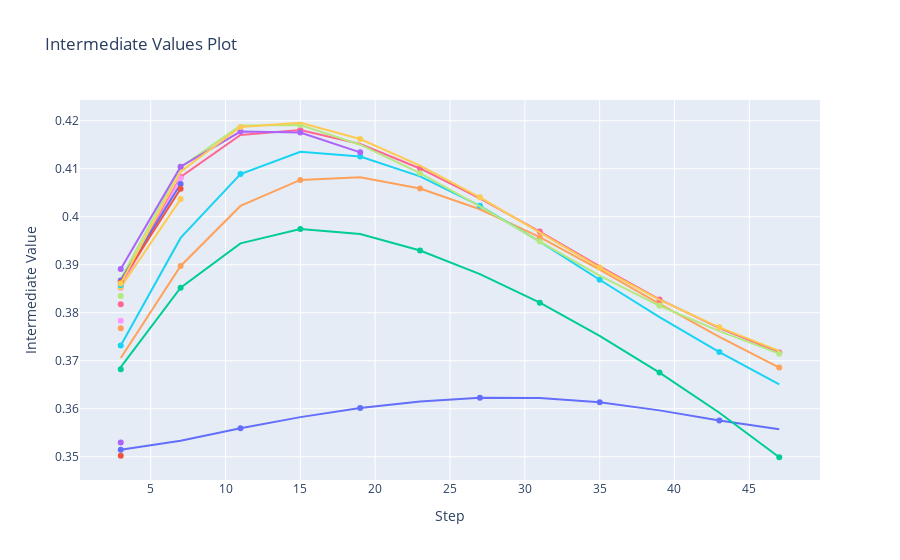

The cell this chart's notebook holds for it:
### Code cell
optuna.visualization.plot_intermediate_values(study)

### Figure 1 — Plotly figure (JSON) as saved in the notebook; plotly's stock layout.template omitted (floating-point values rounded to 4 significant figures)
{"data": [{"marker": {"maxdisplayed": 10}, "mode": "lines+markers", "name": "Trial0", "type": "scatter", "x": [3, 7, 11, 15, 19, 23, 27, 31, 35, 39, 43, 47], "y": [0.3515, 0.3533, 0.3559, 0.3583, 0.3602, 0.3615, 0.3623, 0.3623, 0.3614, 0.3597, 0.3576, 0.3557]}, {"marker": {"maxdisplayed": 10}, "mode": "lines+markers", "name": "Trial1", "type": "scatter", "x": [3], "y": [0.3502]}, {"marker": {"maxdisplayed": 10}, "mode": "lines+markers", "name": "Trial2", "type": "scatter", "x": [3, 7, 11, 15, 19, 23, 27, 31, 35, 39, 43, 47], "y": [0.3687, 0.3852, 0.3945, 0.3975, 0.3964, 0.393, 0.3881, 0.3821, 0.3752, 0.3675, 0.3592, 0.3499]}, {"marker": {"maxdisplayed": 10}, "mode": "lines+markers", "name": "Trial3", "type": "scatter", "x": [3], "y": [0.353]}, {"marker": {"maxdisplayed": 10}, "mode": "lines+markers", "name": "Trial4", "type": "scatter", "x": [3, 7, 11, 15, 19, 23, 27, 31, 35, 39, 43, 47], "y": [0.3706, 0.3897, 0.4023, 0.4077, 0.4082, 0.4059, 0.4016, 0.3958, 0.389, 0.3819, 0.375, 0.3686]}, {"marker": {"maxdisplayed": 10}, "mode": "lines+markers", "name": "Trial5", "type": "scatter", "x": [3, 7, 11, 15, 19, 23, 27, 31, 35, 39, 43, 47], "y": [0.3732, 0.3956, 0.4089, 0.4135, 0.4126, 0.4084, 0.4023, 0.3948, 0.3869, 0.3791, 0.3718, 0.3651]}, {"marker": {"maxdisplayed": 10}, "mode": "lines+markers", "name": "Trial6", "type": "scatter", "x": [3, 7, 11, 15, 19, 23, 27, 31, 35, 39, 43, 47], "y": [0.3859, 0.4083, 0.417, 0.4181, 0.4152, 0.4101, 0.4038, 0.3969, 0.3897, 0.3828, 0.3768, 0.3717]}, {"marker": {"maxdisplayed": 10}, "mode": "lines+markers", "name": "Trial7", "type": "scatter", "x": [3, 7, 11, 15, 19, 23, 27, 31, 35, 39, 43, 47], "y": [0.387, 0.4103, 0.419, 0.4191, 0.415, 0.4091, 0.4022, 0.3948, 0.3877, 0.3815, 0.3762, 0.3715]}, {"marker": {"maxdisplayed": 10}, "mode": "lines+markers", "name": "Trial8", "type": "scatter", "x": [3, 7], "y": [0.3852, 0.408]}, {"marker": {"maxdisplayed": 10}, "mode": "lines+markers", "name": "Trial9", "type": "scatter", "x": [3, 7], "y": [0.3853, 0.4037]}, {"marker": {"maxdisplayed": 10}, "mode": "lines+markers", "name": "Trial10", "type": "scatter", "x": [3, 7], "y": [0.3867, 0.4068]}, {"marker": {"maxdisplayed": 10}, "mode": "lines+markers", "name": "Trial11", "type": "scatter", "x": [3, 7], "y": [0.3864, 0.4058]}, {"marker": {"maxdisplayed": 10}, "mode": "lines+markers", "name": "Trial12", "type": "scatter", "x": [3], "y": [0.3682]}, {"marker": {"maxdisplayed": 10}, "mode": "lines+markers", "name": "Trial13", "type": "scatter", "x": [3, 7, 11, 15, 19], "y": [0.3891, 0.4104, 0.4178, 0.4176, 0.4134]}, {"marker": {"maxdisplayed": 10}, "mode": "lines+markers", "name": "Trial14", "type": "scatter", "x": [3], "y": [0.3768]}, {"marker": {"maxdisplayed": 10}, "mode": "lines+markers", "name": "Trial15", "type": "scatter", "x": [3], "y": [0.3857]}, {"marker": {"maxdisplayed": 10}, "mode": "lines+markers", "name": "Trial16", "type": "scatter", "x": [3], "y": [0.3818]}, {"marker": {"maxdisplayed": 10}, "mode": "lines+markers", "name": "Trial17", "type": "scatter", "x": [3], "y": [0.3835]}, {"marker": {"maxdisplayed": 10}, "mode": "lines+markers", "name": "Trial18", "type": "scatter", "x": [3], "y": [0.3783]}, {"marker": {"maxdisplayed": 10}, "mode": "lines+markers", "name": "Trial19", "type": "scatter", "x": [3, 7, 11, 15, 19, 23, 27, 31, 35, 39, 43, 47], "y": [0.3861, 0.4094, 0.4187, 0.4196, 0.4162, 0.4107, 0.404, 0.3968, 0.3894, 0.3827, 0.377, 0.3721]}], "layout": {"showlegend": false, "title": {"text": "Intermediate Values Plot"}, "xaxis": {"title": {"text": "Step"}}, "yaxis": {"title": {"text": "Intermediate Value"}}}}
